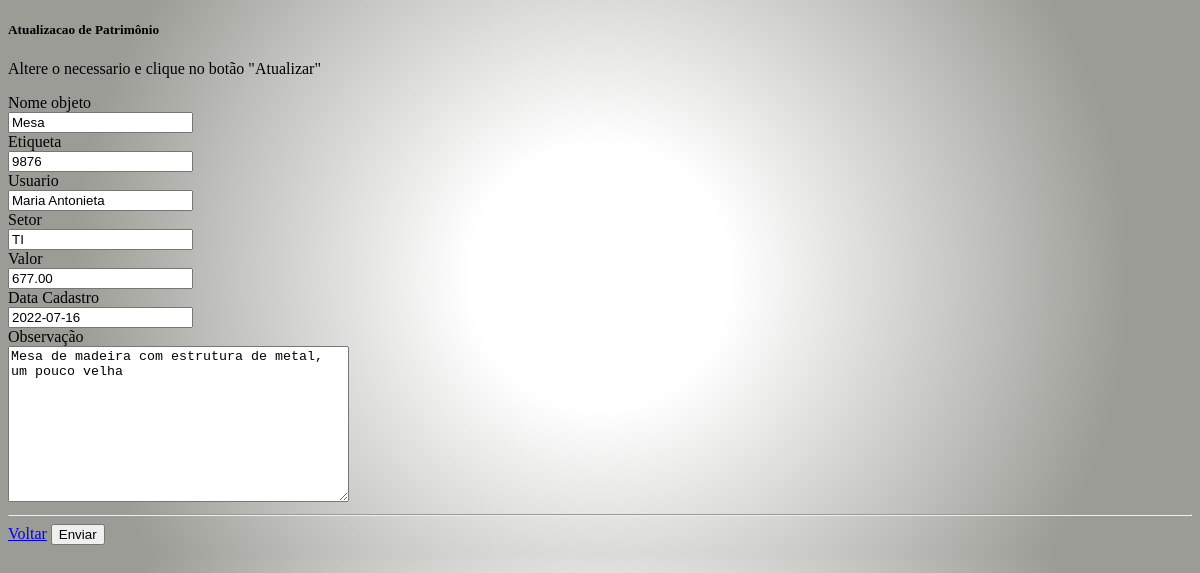
Page /atualiza/2 on the committed database.
### core/models.py (models this page shows)
class Patrimonio(models.Model):
    nome_objeto = models.CharField(
        max_length=30,
        null=False,    # Não pode ser nulo
        blank=False    # Não pode ficar em branco
    )
    etiqueta = models.IntegerField(
        default=0,
        null=False,
        blank=False
    )
    usuario = models.CharField(
        max_length=50,
        null=False,
        blank=False
    )
    setor = models.CharField(
        max_length=20,
        null=False,
        blank=False
    )
    valor = models.DecimalField(
        max_digits=10,
        decimal_places=2
    )
    dt_cadastro = models.DateField(
    )
    observacao = models.TextField(
        max_length=300
    )
    objetos = models.Manager()

### patrimonio/views.py (the view)
# urls.py: path('atualiza/<pk>', AtualizaPatrimonio.as_view(), name='atualiza_patrimonio'),
class AtualizaPatrimonio(UpdateView):
    template_name = "patrimonio/atualiza.html"
    model = Patrimonio
    fields = '__all__'  # substitui listar tosos os campos
    success_url = reverse_lazy("patrimonio:listagem") # pós cadastrado vai para a lista

### patrimonio/templates/patrimonio/atualiza.html (shortened to what this page needs)
{% extends "patrimonio/base.html" %}
{% block conteudo %}
<div>
    <div>
    <div>
        <div>
        <div>
            <h5>Atualizacao de Patrimônio</h5>
            <p>
            Altere o necessario e clique no botão "Atualizar"
            </p>
            <form method="post">
                <div>
                    <div>
                    <span>Nome objeto</span>
                    </div>
                    {% render_field form.nome_objeto class+="form-control" %}
                </div>
                <div>
                    <div>
                    <span>Etiqueta</span>
                    </div>
                    {% render_field form.etiqueta class+="form-control" %}
                </div>
                <div>
                    <div>
                    <span>Usuario</span>
                    </div>
                    {% render_field form.usuario class+="form-control" %}
                </div>
                <div>
                    <div>
                    <span>Setor</span>
                    </div>
                    {% render_field form.setor class+="form-control" %}
                </div>
                <div>
                    <div>
                    <span>Valor</span>
                    </div>
                    {% render_field form.valor class+="form-control" %}
                </div>
                <div>
                    <div>
                    <span>Data Cadastro</span>
                    </div>
                    {% render_field form.dt_cadastro class+="form-control" %}
                </div>
                <div>
                    <div>
                    <span>Observação</span>
                    </div>
                    {% render_field form.observacao class+="form-control" %}
                </div>
                <hr>
                <div class="text-right">
                    <a href="{% url 'patrimonio:listagem' %}">Voltar</a>
                    <button>Enviar</button>
                </div>
            </form>
        </div>
        </div>
    </div>
    </div>
</div>
{% endblock %}

### patrimonio/static/patrimonio/css/style.css (style rules this page uses)
body { background-image: radial-gradient(circle, white 20%, rgba(72, 72, 61, 0.543) 80%); }

### rows in the picture
Patrimonio: nome_objeto "Mesa", etiqueta "9876", usuario "Maria Antonieta", setor "TI", valor "677.00", dt_cadastro "2022-07-16", observacao "Mesa de madeira com estrutura de metal, um pouco velha"
